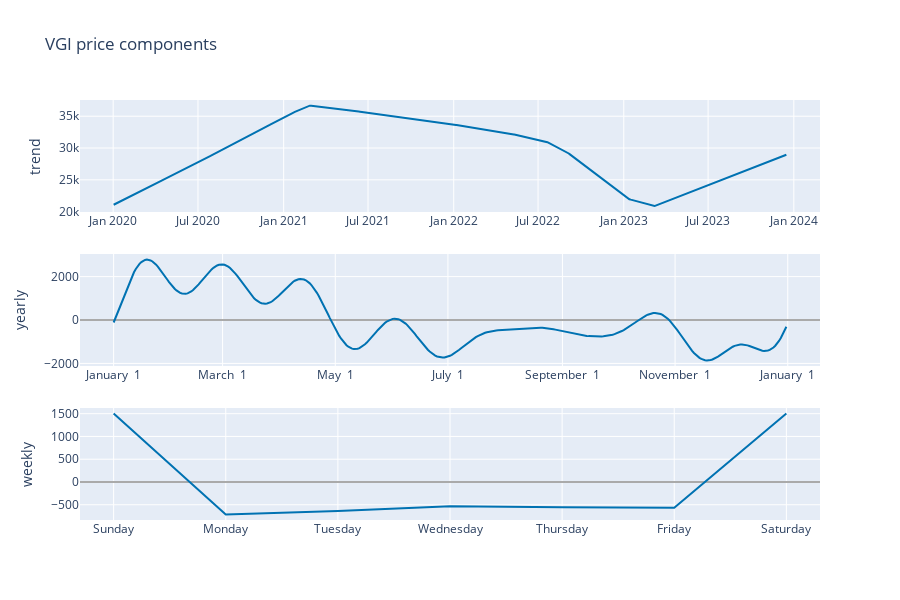

Source (notebook cell):
### Code cell
fig = plot_components_plotly(prophet_m,forecast)

fig.update_layout(title_text=f'{stock_target} price components')
fig.show()

### Figure 1 — Plotly figure (JSON) as saved in the notebook; plotly's stock layout.template omitted (floating-point values rounded to 4 significant figures; data arrays with more than 128 entries replaced by an {"elided": "..."} marker saying what was removed)
{"data": [{"line": {"color": "#0072B2", "width": 2}, "mode": "lines", "name": "trend", "type": "scatter", "x": {"elided": "990 str values"}, "xaxis": "x", "y": {"elided": "990 float values"}, "yaxis": "y"}, {"line": {"color": "#0072B2", "width": 2}, "mode": "lines", "name": "yearly", "type": "scatter", "x": {"elided": "365 str values"}, "xaxis": "x2", "y": {"elided": "365 float values"}, "yaxis": "y2"}, {"line": {"color": "#0072B2", "width": 2}, "mode": "lines", "name": "weekly", "type": "scatter", "x": ["2017-01-01T00:00:00", "2017-01-02T00:00:00", "2017-01-03T00:00:00", "2017-01-04T00:00:00", "2017-01-05T00:00:00", "2017-01-06T00:00:00", "2017-01-07T00:00:00"], "xaxis": "x3", "y": [1502.0, -711.4, -637.5, -533.1, -553.4, -567.9, 1502.0], "yaxis": "y3"}], "layout": {"height": 600, "showlegend": false, "title": {"text": "VGI price components"}, "width": 900, "xaxis": {"anchor": "y", "domain": [0, 1], "range": ["2019-10-21T19:12:00", "2024-02-26T04:48:00"], "type": "date"}, "xaxis2": {"anchor": "y2", "domain": [0, 1], "range": ["2016-12-13T18:54:02.958904", "2018-01-18T11:04:57.863013"], "tickformat": "%B %e", "type": "date"}, "xaxis3": {"anchor": "y3", "domain": [0, 1], "range": ["2016-12-31T16:48:00", "2017-01-07T07:12:00"], "tickformat": "%A", "type": "date"}, "yaxis": {"anchor": "x", "domain": [0.7333, 1], "rangemode": "normal", "title": {"text": "trend"}, "zerolinecolor": "#AAA"}, "yaxis2": {"anchor": "x2", "domain": [0.3667, 0.6333], "title": {"text": "yearly"}, "zerolinecolor": "#AAA"}, "yaxis3": {"anchor": "x3", "domain": [0, 0.2667], "title": {"text": "weekly"}, "zerolinecolor": "#AAA"}}}
